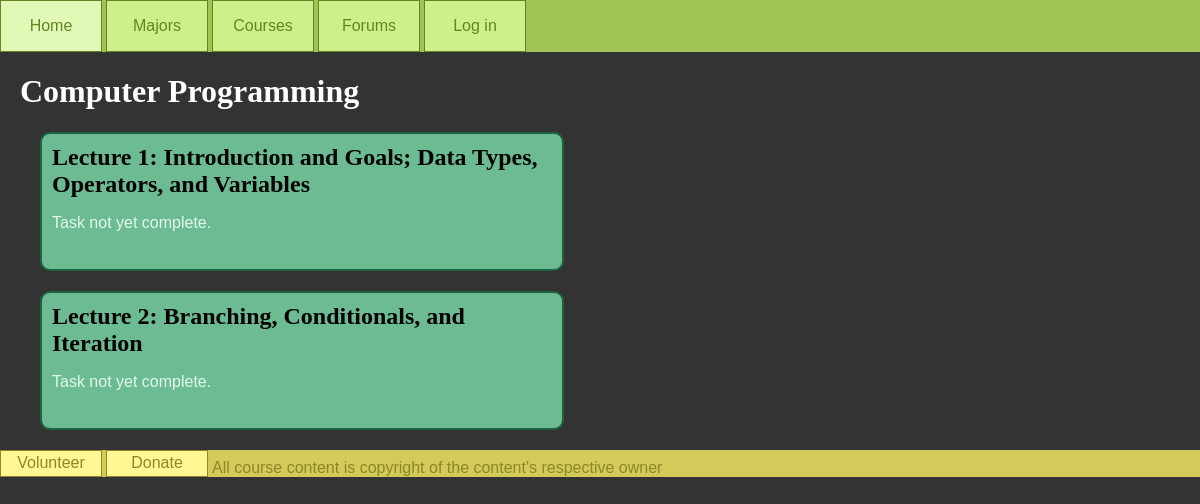
/courses/1, run on the app's committed database.
### database_setup.py (models this page shows, shortened)
class Course(Base):
    __tablename__ = 'courses'
    course_id = Column(Integer, primary_key=True)
    name = Column(String(250), nullable=False)
    description = Column(String(250))

class Task(Base):
    __tablename__ = "tasks"
    course_id = Column(Integer, ForeignKey('courses.course_id'), nullable=False)
    task_id = Column(Integer, primary_key=True)
    isGraded = Column(Boolean, default=False)
    name = Column(String(250))
    url = Column(String(250), nullable=False)

### project.py (the view)
@app.route('/courses/<int:course_id>')
def viewCourse(course_id):
    course = session.query(Course).filter_by(course_id=course_id).one()
    tasks = getUserTasksByCourse(course_id)
    return render_template('coursePage.html',
        tasks=tasks,
        course=course,
        login_session=login_session)

### project.py (called while the page is built)
def loggedin():
    return "email" in login_session

def getUserTasksByCourse(course_id):
    tasks = session.query(Task).filter_by(course_id=course_id).all()
    if loggedin() and userEnrolled(course_id, getUserID(login_session["email"])):
        for task in tasks:
            task.complete = isComplete(task.task_id, course_id)
    return tasks

### templates/coursePage.html (shortened to what this page needs)
<!DOCTYPE html>
<html>
    <head>
        <link rel="stylesheet" href="/css/style.css">
    </head>
    <body>
        {% block content %}
        {% include "navbar.html" %}
        <div>
            <h1>{{course.name}}</h1>
            {% for task in tasks %}
                <a class="subtle" href="/courses/{{course.course_id}}/tasks/{{task.task_id}}/markComplete/"><div class="majorBlock">
                    <h2>{{task.name}}</h2>
                    {% if task.complete %}
                        <p>Task complete!</p>
                    {% else %}
                        <p>Task not yet complete.</p>
                    {% endif %}
                </div></a>
            {% endfor %}
        </div>
        {% include "footer.html" %}
        {% endblock %}
    </body>
</html>

### data on the page
Course: name "Computer Programming"
Task: name "Lecture 1: Introduction and Goals; Data Types, Operators, and Variables"
Task: name "Lecture 2: Branching, Conditionals, and Iteration"
